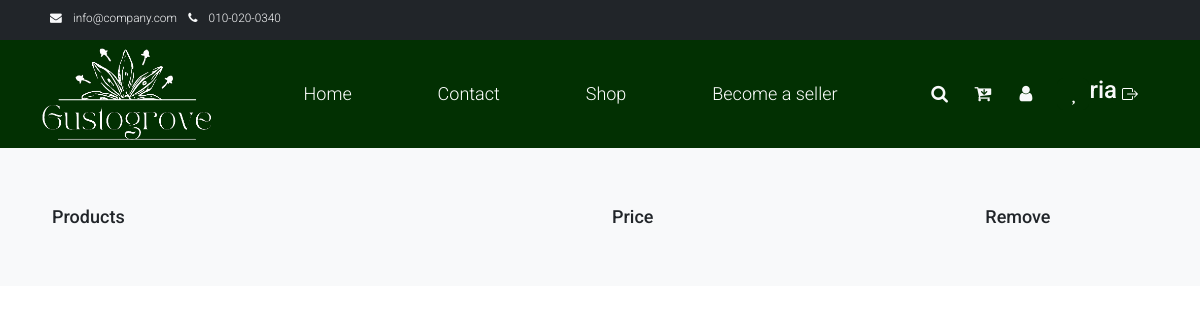
Page /wishlist/ (signed in) on the earlier database version.
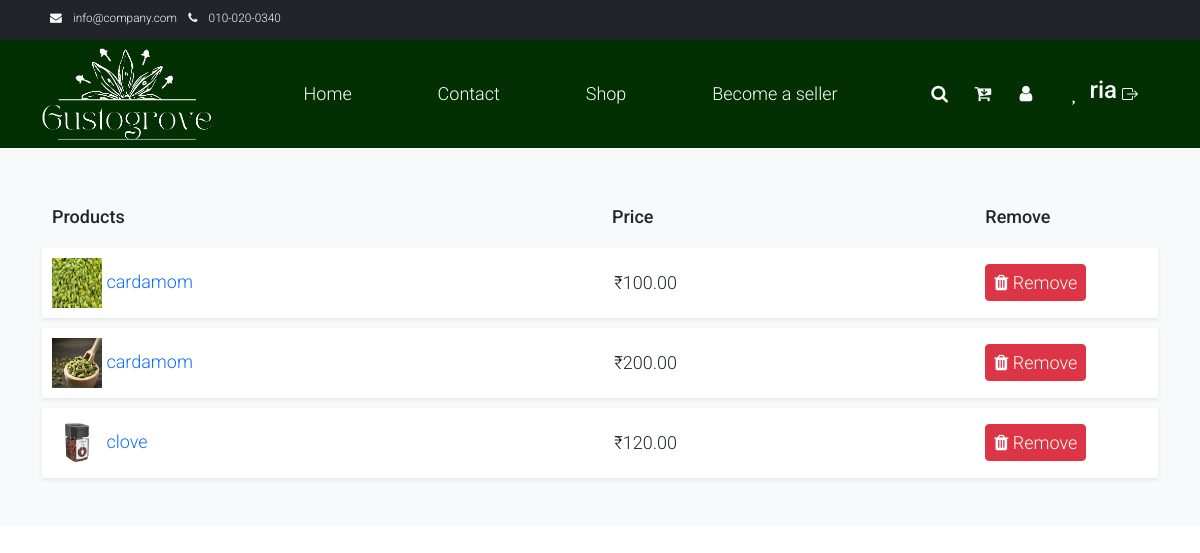
Same page on the later database version.
### storeapp/models.py (models this page shows, shortened)
class Product(models.Model):
    product_name = models.CharField(max_length=255,null=True)
    description = models.TextField()
    image = models.ImageField(upload_to='products/', null=True, blank=True)
    quantity_value = models.PositiveIntegerField(default=100,null=True)
    quantity_prefix = models.CharField(max_length=10, choices=[('gms', 'gms'), ('kg', 'kg')], default='gms')
    stock = models.PositiveIntegerField(default=1,null=True)
    price = models.DecimalField(max_digits=10, decimal_places=2,null=True)
    date_added = models.DateField(default=timezone.now)
    brand_name = models.CharField(max_length=255, default="",null=True)
    seller = models.ForeignKey(CustomUser, on_delete=models.CASCADE, null=True, blank=True)
    STATUS_CHOICES = [
        ('In Stock', 'In Stock'),
        ('Out of Stock', 'Out of Stock'),
    ]
    status = models.CharField(max_length=15, choices=STATUS_CHOICES, default='In Stock')

### storeapp/views.py (the view)
# urls.py: path('wishlist/', views.wishlist_view, name='wishlist'),
def wishlist_view(request):
    if request.user.is_authenticated:
        wishlist = Wishlist.objects.get_or_create(user=request.user)[0]
        wishlist_products = wishlist.products.all()
        return render(request, 'wishlist.html', {'wishlist_products': wishlist_products})
    else:
        return render(request, 'login_required.html')

### template/wishlist.html (shortened to what the changed rows need)
{% load static %}
<html>
<head>
<link rel="stylesheet" href="https://cdn.jsdelivr.net/npm/bootstrap@5.2.3/dist/css/bootstrap.min.css">
    <link rel="stylesheet" href="{% static 'css/bootstrap.min.css' %}">
    <link rel="stylesheet" href="{% static 'css/templatemo.css' %}">
    <link rel="stylesheet" href="{% static '/css/custom.css' %}">
    <link rel="stylesheet" href="{% static 'css/fontawesome.min.css' %}">
    <link href="https://stackpath.bootstrapcdn.com/font-awesome/4.7.0/css/font-awesome.min.css" rel="stylesheet">
    <link href="https://cdn.jsdelivr.net/npm/bootstrap@5.2.0-beta1/dist/css/bootstrap.min.css" rel="stylesheet">
</head>
<body>
    {% block content %}
        <div class="py-3 py-md-5 bg-light">
            <div class="container">
                <div class="row">
                    <div class="col-md-12">
                        <div class="shopping-cart">
                            {% for product in wishlist_products %}
                                <div class="cart-item">
                                    <div class="row">
                                        <div class="col-md-6 my-auto">
                                            <a href="">
                                                <label class="product-name">
                                                    <img src="{{ product.image.url }}" style="width: 50px; height: 50px" alt="{{ product.product_name }}">
                                                    {{ product.product_name }}
                                                </label>
                                            </a>
                                        </div>
                                        <div class="col-md-2 my-auto">
                                            <label class="price">₹{{ product.price }}</label>
                                        </div>
                                        <div class="col-md-2 col-5 my-auto">
                                            <div class="remove">
                                                <a href="{% url 'remove_from_wishlist' product_id=product.id %}" class="btn btn-danger btn-sm">
                                                    <i class="fa fa-trash"></i> Remove
                                                </a>
                                            </div>
                                        </div>
                                    </div>
                                </div>
                            {% endfor %}
                        </div>
                    </div>
                </div>
            </div>
        </div>
    {% endblock %}
</body>
   </html>

Differences in the rows shown:
now on this page (row edited): Product: image (picture), product_name "cardamom", price "100.00"
now on this page (row edited): Product: image (picture), product_name "cardamom", price "200.00"
now on this page (row edited): Product: image (picture), product_name "clove", price "120.00"
